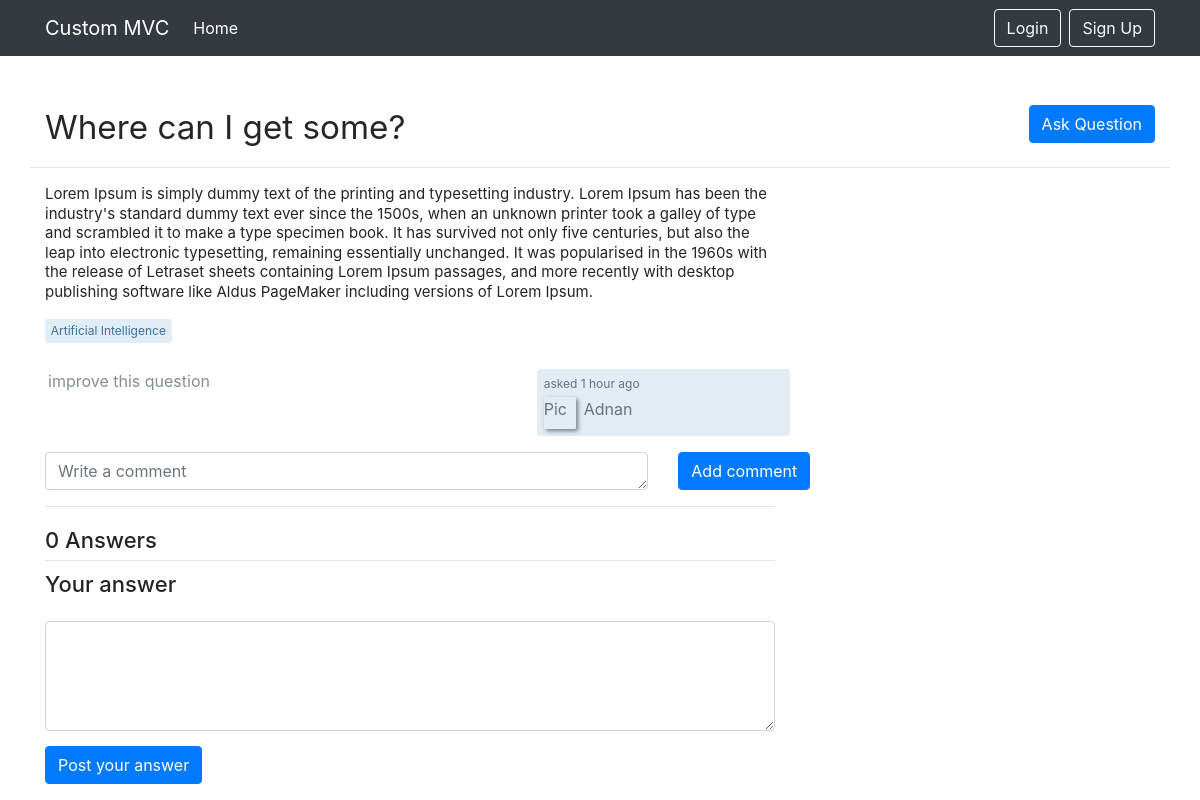
Before: /PostController/postDetails?id=2 with the older database file.
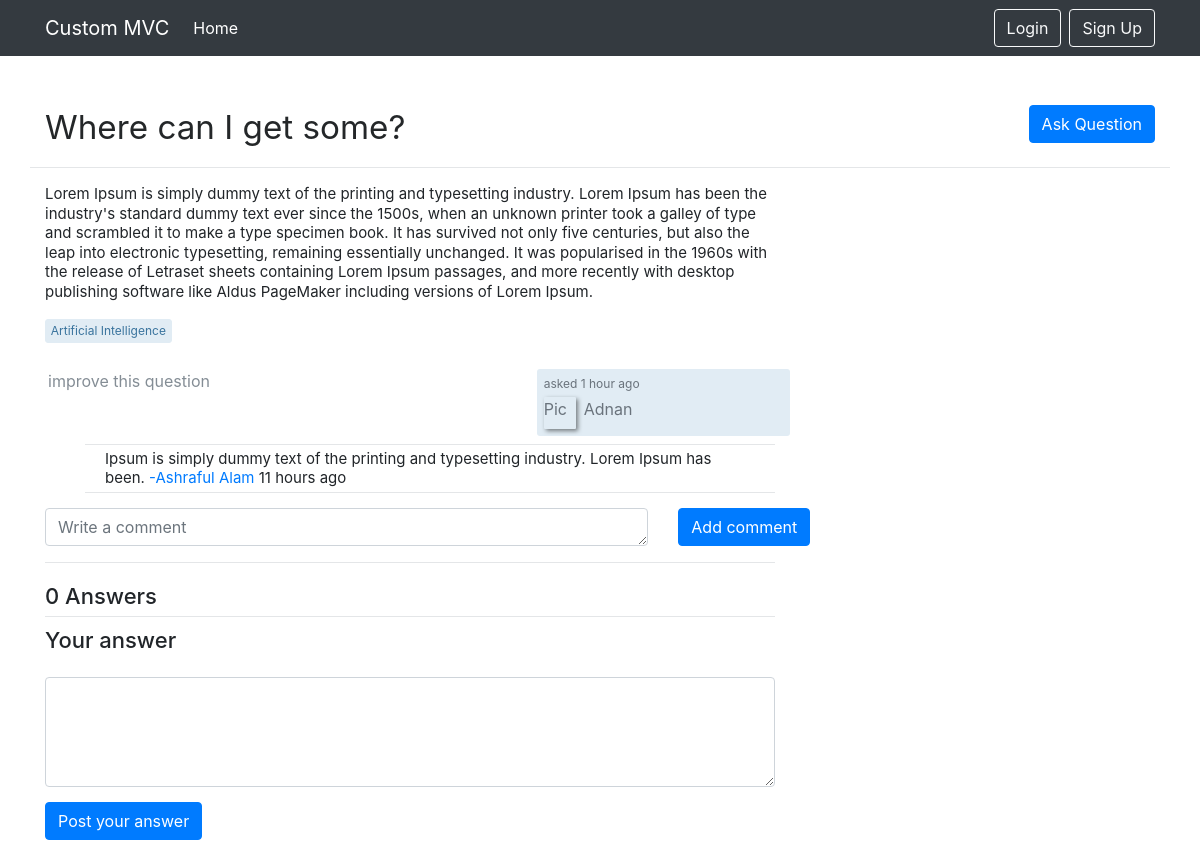
After: the same page with the newer database file.
### tables this page shows
CREATE TABLE `posts` (
  `id` int(15) NOT NULL,
  `user_id` int(15) NOT NULL,
  `cat_id` int(15) NOT NULL,
  `title` varchar(30) NOT NULL,
  `description` text NOT NULL
);

CREATE TABLE `categories` (
  `id` int(15) NOT NULL,
  `cat_title` varchar(30) NOT NULL
);

CREATE TABLE `users` (
  `id` int(15) NOT NULL,
  `name` varchar(30) NOT NULL,
  `email` varchar(30) NOT NULL,
  `password` varchar(256) NOT NULL,
  `hash` varchar(100) NOT NULL,
  `active` tinyint(1) NOT NULL
);

CREATE TABLE `comments` (
  `id` int(15) NOT NULL,
  `user_id` int(15) NOT NULL,
  `source` varchar(15) NOT NULL,
  `source_id` int(15) NOT NULL,
  `description` varchar(255) NOT NULL,
  `time` varchar(100) NOT NULL
);

### config/maincontroller.php (called while the page is built, shortened)
<?php
  class maincontroller {
    function __construct() {
      $this->load = new load();
    }
  }

### config/database.php (called while the page is built, shortened)
<?php
  class database{
  	public function __construct(){
      $dbname = 'login';
      $host = 'localhost';
  		$username = 'root';
  		$password = '';
      $dsn = "mysql:dbname=$dbname; host=$host";
			$this->db= new mainmodel($dsn, $username, $password);
  	}
  }

### config/load.php (called while the page is built, shortened)
<?php
class load {
	public function view ($name, $data = false) {
		include_once "templates/" . $name . ".php";
	}
	public function model ($name) {
		return new $name();
	}
}

### apps/PostModel.php (called while the page is built, shortened)
<?php
  include_once "config/database.php";
  class PostModel extends database {
    public function getPostData($post_table, $user_table, $category_table, $cond) {
      $sql = "SELECT $post_table.id, $user_table.name AS user_name, $category_table.cat_title AS category,  $post_table.title, $post_table.description
        FROM $post_table
        INNER JOIN $user_table on $post_table.user_id = $user_table.id
        INNER JOIN $category_table on $post_table.cat_id = $category_table.id
        WHERE $cond
        ORDER BY $post_table.id DESC";
      return $this->db->selectUserData($sql);
    }
    public function getPostCommentData($comment_table, $user_table, $cond) {
      $sql = "SELECT $user_table.name AS user_name, $comment_table.description,   $comment_table.time
        FROM $comment_table
        INNER JOIN $user_table ON $comment_table.user_id = $user_table.id
        WHERE $cond";
    return $this->db->selectUserData($sql);
    }
    public function getAnswerCommentData($comment_table, $user_table, $answer_table, $cond) {
      $sql = "SELECT $user_table.name AS user_name, $answer_table.id AS answer_id, $comment_table.description, $comment_table.time
        FROM $comment_table
        INNER JOIN $user_table ON $comment_table.user_id = $user_table.id
        INNER JOIN $answer_table ON $comment_table.source_id = $answer_table.id
        WHERE $cond";
    return $this->db->selectUserData($sql);
    }
    public function getAnswerData($answer_table, $user_table, $answerCond) {
      $sql = "SELECT $answer_table.id, $answer_table.user_id, $user_table.name, $answer_table.description
        FROM $answer_table
        INNER JOIN $user_table ON $answer_table.user_id = $user_table.id
        WHERE $answerCond";
    return $this->db->selectUserData($sql);
    }
  }

### apps/mainmodel.php (called while the page is built, shortened)
<?php
  class mainmodel extends PDO{
		public function selectUserData($sql){
			$stat=$this->prepare($sql);
			$stat->execute();
			return $stat->fetchAll(PDO::FETCH_ASSOC);
		}
  }

### templates/post/postdetails.php (the view, shortened to what this page needs)
<?php include('templates/main.php'); ?>
<div class="container">
  <div class="row mt-4">
    <div class="col-md-8 offset-md-2">
    </div>
  </div>
  <div class="row mt-4 post-head-section">
    <div class="col-md-8">
      <div class="">
        <a href="<?php echo BASE_URL."/PostController/addPost" ?>"><h1 class="post-header"><?php echo $post[0]['title']; ?></h1></a>
      </div>
    </div>
    <div class="col-md-4">
      <div class="d-flex flex-row-reverse">
        <a href="<?php echo BASE_URL."/PostController/addPost" ?>"><button class="btn btn-primary mb-4">Ask Question</button></a>
      </div>
    </div>
  </div>
  <div class="row">
    <div class="col-md-8">
      <div class="post">
        <div class="post-text">
          <p><?php echo $post[0]['description']; ?></p>
        </div>
        <div class="post-taglist">
          <a href="#" class="post-tag"><?php echo $post[0]['category']; ?></a>
        </div>
        <div class="row post-profile pt-4">
          <div class="col-md-8 post-menu">
            <a href="#" class="edit-post">improve this question</a>
          </div>
          <div class="col-md-4 user-info">
            <div class="user-action-time">
              asked 1 hour ago
            </div>
            <div class="user-picture">
              Pic
            </div>
            <div class="user-details">
              <?php echo $post[0]['user_name']; ?>
            </div>
          </div>
        </div>
        <div class="post-comment mt-2">
          <div class="comments">
            <ul class="comment-list">
              <?php foreach ($postcomments as $postComment) {
              echo '<li class="comment-text">
                <span class="comment-body">'. $postComment['description'] .'</span>
                <a href="#">-'. $postComment['user_name'] .'</a>
                <span class="comment-date">'. $postComment['time'].' hours ago</span>
              </li>';
              } ?>
            </ul>
          </div>
        </div>
        <div class="post-comment-box">
          <form action="">
            <div class="form-group">
              <div class="row">
                <div class="col-md-10">
                  <textarea class="form-control" name="post-comment-box" id="post-comment-box"  placeholder="Write a comment" rows=1 required></textarea>
                </div>
                <div class="col-md-2">
                  <button type="submit" name="add-comment-submit" class="btn btn-primary">Add comment</button>
                </div>
              </div>
            </div>
          </form>
        </div>
      </div>
      <div class="answers">
        <h2 class="answer-subheader"><?php echo count($answers); ?> Answers</h2>
      </div>
      <div class="your-answer">
        <h2 class="your-answer-subheader">Your answer</h2>
        <div class="post-comment-box">
          <form action="">
            <div class="form-group">
              <textarea class="form-control" name="answer-box" id="answer-box" rows=4 required></textarea>
              <button type="submit" name="answer-submit" class="btn btn-primary">Post your answer</button>
            </div>
          </form>
        </div>
      </div>
    </div>
    <div class="col-md-4">
    </div>
  </div>
</div>

### index.php (shortened to what this page needs)
<?php
  include_once "apps/mainmodel.php";
  include_once "config/load.php";
  include_once "config/maincontroller.php";
  $url = isset($_GET["url"]) ? $_GET["url"] : NULL;
  if ($url != NULL){
    $url = rtrim($url, '/');
    $url = explode('/', $url);
  }
  else { unset($url); }
  if (isset($url[0])) {
    $main = new $url[0]();
    if (isset($url[1])) {
      echo $main->{$url[1]}();
    }
  }
  else {
      include_once "apps/controllers/IndexController.php";
      $instance = new IndexController();
      $instance->login();
  }

### apps/controllers/PostController.php (shortened to what this page needs)
<?php
  class PostController extends maincontroller {
    public function postDetails() {
      if (isset($_GET['id'])) {
        $id = isset($_GET['id']) ? $_GET['id'] : NULL;
        $post_table = 'posts';
        $user_table = 'users';
        $category_table = 'categories';
        $comment_table = 'comments';
        $answer_table = 'answers';
        $post_comments = 'post';
        $answer_comments = 'answer';
        $postModel = $this->load->model('PostModel');
        $cond = "$post_table.id = $id";
        $data['post'] = $postModel->getPostData($post_table, $user_table,   $category_table, $cond);
        $postCommentCond = "$comment_table.source = '$post_comments' AND $comment_table.source_id = $id";
        $data['postcomments'] = $postModel->getPostCommentData($comment_table, $user_table, $postCommentCond);
        $answerCommentCond = "$comment_table.source = '$answer_comments' AND $answer_table.post_id = $id";
        $data['answercomments'] = $postModel->getAnswerCommentData($comment_table, $user_table, $answer_table, $answerCommentCond);
        $answerCond = "$answer_table.post_id = $id";
        $data['answers'] = $postModel->getAnswerData($answer_table, $user_table, $answerCond);
        $this->load->view('post/postdetails', $data);
      }
      else {
        header('Location: '.BASE_URL.'/PostController/allPost');
      }
    }
  }

### templates/main.php (shortened to what this page needs)
<!doctype html>
<html lang="en">
  <head>
    <?php include('templates/partials/_header.php') ?>
  </head>
  <body>
    <?php include('templates/partials/_nav.php'); ?>
</body>
</html>

### templates/partials/_header.php (shortened to what this page needs)
<link rel="stylesheet" href="<?php echo BASE_URL; ?>/includes/css/bootstrap.min.css">
<link rel="stylesheet" href="<?php echo BASE_URL; ?>/includes/css/app.css">

### templates/partials/_nav.php (shortened to what this page needs)
<nav class="navbar navbar-expand-lg navbar-dark bg-dark">
  <div class="container">
    <a class="navbar-brand" href="#">Custom MVC</a>
    <div class="collapse navbar-collapse"   id="navbar-supported-content">
      <ul class="navbar-nav mr-auto">
        <li class="nav-item active">
          <a class="nav-link" href="<?php echo BASE_URL; ?>/PostController/allPost">Home <span class="sr-only">  (current)</span></a>
        </li>
      </ul>
      <?php if(!isset($_SESSION['ownUserData']) && !isset($_SESSION['access_token'])) { ?>
        <a href="<?php echo BASE_URL; ?>/IndexController/login"><button class="btn btn-outline-light my-2 my-sm-0  btn-design">Login</button></a>
        <a href="<?php echo BASE_URL; ?>/IndexController/signup"><button class="btn btn-outline-light my-2 my-sm-0 ml-2   btn-design">Sign Up</button></a>
      <?php } else if(isset($_SESSION['access_token']) || isset($_SESSION['ownUserData'])) {
        echo '<a href="'.BASE_URL.'/UserController/profile"><button class="btn btn-outline-light m-2 my-sm-0 btn-design">'.$_SESSION['ownUserData'][0]['name'].'</button></a>
        <a href="'.BASE_URL.'/UserController/logout"><button class="btn btn-outline-light my-2 my-sm-0 btn-design">Logout</button></a>';
      } ?>
    </div>
  </div>
</nav>

### includes/css/app.css (style rules this page uses)
.post-head-section { clear: both; margin-bottom: 1em; border-bottom: 1px solid #E4E6E8; }
.post-header { color: #242729; font-size: 2.07692308rem; font-weight: normal; line-height: 1.37; margin-bottom: .5em; text-decoration: none; cursor: pointer; }
.post-text { margin-bottom: 5px; word-wrap: break-word; font-size: 15px; line-height: 1.3; }
.post-tag { font-size: 12px; color: #39739d; background-color: #E1ECF4; border-color: #E1ECF4; position: relative; display: inline-block; padding: .4em .4em; margin: 2px 2px 2px 0; line-height: 1; white-space: nowrap; text-decoration: none; text-align: center; border-width: 1px; border-style: solid; border-radius: 3px; }
.post-menu>a { padding: 0 3px 2px; color: #848D95; text-decoration: none; cursor: pointer; }
.user-info { border-radius: 3px; background-color: #E1ECF4; padding: 5px 6px 7px 7px; width: 200px; color: #6A737C; }
.user-action-time { margin-top: 1px; margin-bottom: 4px; font-size: 12px; white-space: nowrap; }
.user-picture { box-shadow: 2px 2px 4px rgba(12,13,14,0.5); border-collapse: separate; float: left; width: 32px; height: 32px; border-radius: 1px; }
.user-details { margin-left: 8px; width: calc(100% - 40px); float: left; }
.post { border-bottom: 1px solid #E4E6E8; margin-bottom: 20px; }
.comment-text { position: relative; display: block; padding: .25rem 1.25rem; margin-bottom: -1px; background-color: #fff; font-size: 15px; line-height: 1.3; border-bottom: 1px solid #E4E6E8; border-top: 1px solid #E4E6E8; }
.answer-subheader { clear: both; margin-bottom: 10px; height: 34px; border-bottom: 1px solid #E4E6E8; font-size: 22px; }
.your-answer-subheader { clear: both; margin-bottom: 10px; height: 40px; font-size: 22px; }
#answer-box { margin-bottom: 15px; }

Changed rows visible on the page:
added comments: description "Ipsum is simply dummy text of the printing and typesetting industry. Lorem Ipsum has been.", user.name "Ashraful Alam", time "11"
